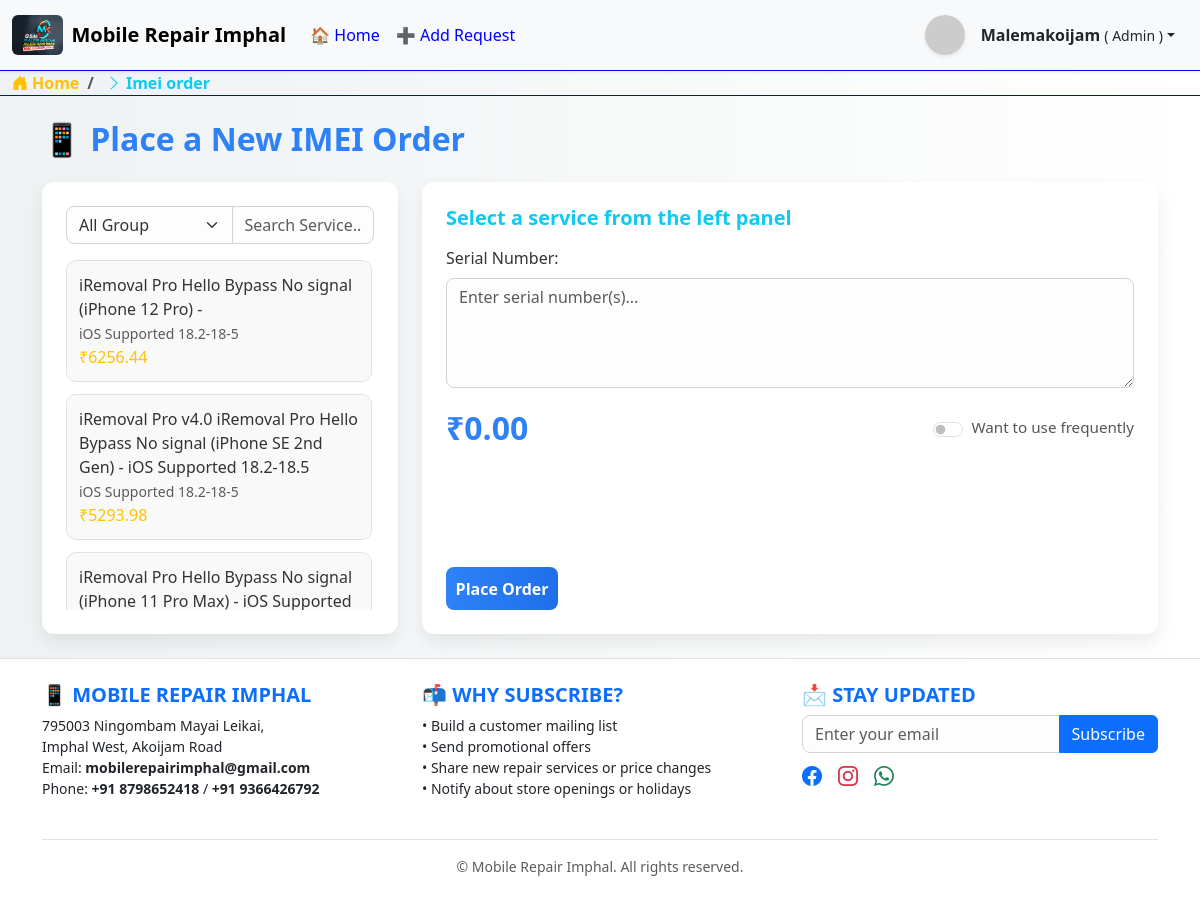
The page /imei-order/ (signed in) on the database its author committed.
### repair/models.py (models this page shows, shortened)
class IMEIService(models.Model):
    GROUP_CHOICES = [
        ('iremoval_pro_v4_iphone', 'iRemoval Pro V4.0'),
        ('iremoval_pro_v3_ipad', 'iRemoval Pro V3.0'),
    ]
    name = models.CharField("Service Name", max_length=255)
    ios_supported = models.CharField("iOS Supported", max_length=100, blank=True)
    price = models.DecimalField("Price (₹)", max_digits=10, decimal_places=2)
    group = models.CharField("Device Group", max_length=50, choices=GROUP_CHOICES)
    category = models.ForeignKey(
        IMEICategory,
        on_delete=models.CASCADE,
        related_name='imei_services',
        null=True,
        blank=True
    )

### repair/views.py (the view)
# urls.py: path('imei-order/', views.imei_order_view, name='imei_order_view'),
@login_required
def imei_order_view(request):
    services = IMEIService.objects.all()
    groups = IMEIService.objects.values_list('group', flat=True).distinct()
    return render(request, 'repair/imei_order.html', {
        'services': services,
        'groups': groups
    })

### repair/forms.py
class SubscribeForm(forms.Form):
    email = forms.EmailField(widget=forms.EmailInput(attrs={
        'class': 'form-control',
        'placeholder': 'Enter your email'
    }))

### repair/context_processors.py (called while the page is built)
def subscribe_form(request):
    return {
        'form': SubscribeForm()
    }

### repair/templatetags/breadcrumbs.py (called while the page is built)
@register.simple_tag(takes_context=True)
def breadcrumb(context):
    request = context['request']
    path_parts = request.path.strip('/').split('/')
    url = ''
    crumbs = []
    for i, part in enumerate(path_parts):
        url += f'/{part}'
        try:
            match = resolve(url)
            name = match.url_name
            label = BREADCRUMB_LABELS.get(name, part.replace('-', ' ').capitalize())
        except Resolver404:
            label = part if part.isdigit() else part.replace('-', ' ').capitalize()
        crumbs.append((label, url))
    return crumbs

### repair/templates/repair/imei_order.html (shortened to what this page needs)
{% load static %}
<!DOCTYPE html>
<html lang="en">
<head>
  <link href="https://cdn.jsdelivr.net/npm/bootstrap@5.3.0/dist/css/bootstrap.min.css" rel="stylesheet"/>
  <link href="https://cdn.jsdelivr.net/npm/bootstrap-icons@1.10.5/font/bootstrap-icons.css" rel="stylesheet" />
</head>
<body>
    {% include "repair/header.html" %}
<div class="container py-4">
  <h2 class=" mb-4">📱 Place a New IMEI Order</h2>
  <div class="row g-4">
    <div class="col-md-4">
      <div class="container-box">
        <div class="input-group mb-3">
          <select class="form-select" id="groupSelect" onchange="filterServices()">
            <option value="All">All Group</option>
          </select>
          <input type="text" class="form-control" placeholder="Search Service..." id="searchInput" onkeyup="filterServices()">
        </div>
       <div id="serviceList">
        {% for service in services %}
          <div class="service-item"
               data-name="{{ service.name|lower }}"
               data-group="{{ service.group }}"
               data-ios="{{ service.ios_supported }}"
               data-price="{{ service.price }}"
               onclick="selectService(this)">
            {{ service.name }}<br>
            <small class="text-muted">{{ service.ios_supported }}</small><br>
            <span class="text-warning">₹{{ service.price }}</span>
          </div>
        {% endfor %}
      </div>
      </div>
    </div>
    <div class="col-md-8">
      <form method="POST" action="{% url 'payment_model' %}" class="container-box h-100 d-flex flex-column justify-content-between">
        <div>
          <h5 id="selectedService" class="fw-bold text-info mb-3">Select a service from the left panel</h5>
          <label class="form-label">Serial Number:</label>
          <textarea name="serial_numbers" class="form-control mb-3" rows="4" placeholder="Enter serial number(s)..." required></textarea>
          <div class="d-flex align-items-center justify-content-between">
            <div class="price-display">₹<span id="priceValue">0.00</span></div>
            <div class="form-check form-switch checkbox-label">
              <input class="form-check-input" type="checkbox" name="frequent_use" id="frequentUse">
              <label class="form-check-label" for="frequentUse">Want to use frequently</label>
            </div>
          </div>
        </div>
        <div class="mt-4">
          <button type="submit" class="btn btn-order">Place Order</button>
        </div>
      </form>
    </div>
  </div>
</div>
    {% include "repair/footer.html" %}
</body>
</html>

### repair/templates/repair/header.html (shortened to what this page needs)
{% load static %}
<nav class="navbar navbar-expand-lg bg-body-tertiary shadow-sm sticky-top">
  <div class="container-fluid">
    <a class="navbar-brand fw-bold d-flex align-items-center" href="{% url 'home' %}" data-bs-toggle="offcanvas" data-bs-target="#offcanvasScrolling" aria-controls="offcanvasScrolling" >
      <img src="{% static 'images/logo.jpg' %}" alt="Logo" style="height: 40px;" class="me-2 rounded" />
      Mobile Repair Imphal
    </a>
    <div class="collapse navbar-collapse" id="navbarText">
      <ul class="navbar-nav me-auto mb-2 mb-lg-0">
        <li class="nav-item">
          <a class="nav-link {% if request.resolver_match.url_name == 'home' %}active{% endif %}" href="{% url 'home' %}">🏠 Home</a>
        </li>
        <li class="nav-item">
          <a class="nav-link" href="{% url 'add_repair_request' %}">➕ Add Request</a>
        </li>
      </ul>
      <div class="d-flex align-items-center">
        {% if user.is_authenticated %}
          <div class="dropdown">
            <button class="btn dropdown-toggle d-flex align-items-center" type="button" id="userDropdown" data-bs-toggle="dropdown" aria-expanded="false">
              <img src="https://ui-avatars.com/api/?name={{ user.username }}" class="rounded-circle shadow-sm me-2" width="40" height="40" alt="User Avatar" />
              <div class="ms-2 d-none d-sm-block text-start">
                     <span class="fw-semibold">{{ user.username|title }}</span>
                    <small class="text-dark">(
                      {% if user.is_superuser %}Admin
                      {% elif user.is_staff %}Staff
                      {% else %}Customer
                      {% endif %}
                    )</small>
                  </div>
            </button>
          </div>
        {% else %}
          <a href="{% url 'login_register' %}" class="btn btn-outline-primary">
            <i class="bi bi-person-circle me-1"></i> Login / Register
          </a>
        {% endif %}
      </div>
    </div>
  </div>
</nav>
      {% include "repair/breadcrumbs.html" %}

### repair/templates/repair/imei_order.html (style rules this page uses)
body { background: linear-gradient(to right, #eef2f3, #ffffff); color: #333; min-height: 100vh; font-family: 'Segoe UI', sans-serif; }
h2 { font-weight: bold; color: #2f81f7; }
.container-box { background-color: #ffffff; border-radius: 12px; padding: 1.5rem; box-shadow: 0 8px 18px rgba(0, 0, 0, 0.08); height: 100%; }
#serviceList { max-height: 350px; overflow-y: auto; padding-right: 2px; }
.service-item { background-color: #f9f9f9; border: 1px solid #dee2e6; padding: 0.75rem; border-radius: 10px; margin-bottom: 0.75rem; cursor: pointer; transition: all 0.3s ease-in-out; }
.form-control, .form-select { background-color: #fdfdfd; border: 1px solid #ced4da; color: #333; border-radius: 8px; transition: border-color 0.3s; }
.price-display { font-size: 2rem; font-weight: bold; color: #2f81f7; }
.btn-order { background: linear-gradient(to right, #2f81f7, #1f6feb); color: white; font-weight: 600; border: none; border-radius: 8px; padding: 0.6rem; transition: all 0.3s ease; }
.checkbox-label { display: flex; align-items: center; gap: 0.5rem; font-size: 0.95rem; color: #555; }
textarea.form-control { resize: vertical; min-height: 100px; border-radius: 8px; }

### repair/templates/repair/header.html (style rules this page uses)
.nav-link { color: blue; position: relative; transition: color 0.3s ease; }
.nav-link::after { content: ''; position: absolute; bottom: 0; left: 0; height: 2px; width: 0%; background-color: blue; transition: width 0.3s ease; }

### rows shown on the page
IMEIService: name "iRemoval Pro Hello Bypass No signal (iPhone 12 Pro) -", ios_supported "iOS Supported 18.2-18-5", price "6256.44"
IMEIService: name "iRemoval Pro v4.0 iRemoval Pro Hello Bypass No signal (iPhone SE 2nd Gen) - iOS Supported 18.2-18.5", ios_supported "iOS Supported 18.2-18-5", price "5293.98"
IMEIService: name "iRemoval Pro Hello Bypass No signal (iPhone 11 Pro Max) - iOS Supported…"

### other values the page prints
{{ user.username|title }} "Malemakoijam"
{{ label }} "Imei order"
